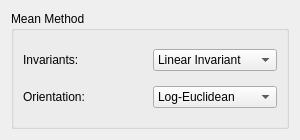
<?xml version="1.0" encoding="UTF-8"?>
<ui version="4.0">
 <class>DownsampleTensorField</class>
 <widget class="QDialog" name="DownsampleTensorField">
  <property name="geometry">
   <rect>
    <x>0</x>
    <y>0</y>
    <width>300</width>
    <height>140</height>
   </rect>
  </property>
  <property name="sizePolicy">
   <sizepolicy hsizetype="Fixed" vsizetype="Fixed">
    <horstretch>0</horstretch>
    <verstretch>0</verstretch>
   </sizepolicy>
  </property>
  <property name="minimumSize">
   <size>
    <width>300</width>
    <height>140</height>
   </size>
  </property>
  <property name="windowTitle">
   <string>Dialog</string>
  </property>
  <layout class="QVBoxLayout" name="verticalLayout">
   <item>
    <widget class="QGroupBox" name="groupBox_2">
     <property name="title">
      <string>Mean Method</string>
     </property>
     <layout class="QVBoxLayout" name="verticalLayout_2">
      <item>
       <layout class="QHBoxLayout" name="horizontalLayout_2">
        <item>
         <widget class="QLabel" name="label_3">
          <property name="text">
           <string>Invariants:</string>
          </property>
         </widget>
        </item>
        <item>
         <widget class="QComboBox" name="meanInvariantComboBox">
          <item>
           <property name="text">
            <string>Linear Invariant</string>
           </property>
          </item>
          <item>
           <property name="text">
            <string>Log-Euclidean</string>
           </property>
          </item>
          <item>
           <property name="text">
            <string>Matrix Average</string>
           </property>
          </item>
         </widget>
        </item>
       </layout>
      </item>
      <item>
       <layout class="QHBoxLayout" name="horizontalLayout">
        <item>
         <widget class="QLabel" name="label">
          <property name="text">
           <string>Orientation:</string>
          </property>
         </widget>
        </item>
        <item>
         <widget class="QComboBox" name="meanOrientationComboBox">
          <item>
           <property name="text">
            <string>Log-Euclidean</string>
           </property>
          </item>
          <item>
           <property name="text">
            <string>Matrix Average</string>
           </property>
          </item>
         </widget>
        </item>
       </layout>
      </item>
     </layout>
    </widget>
   </item>
  </layout>
 </widget>
 <resources/>
 <connections/>
</ui>
